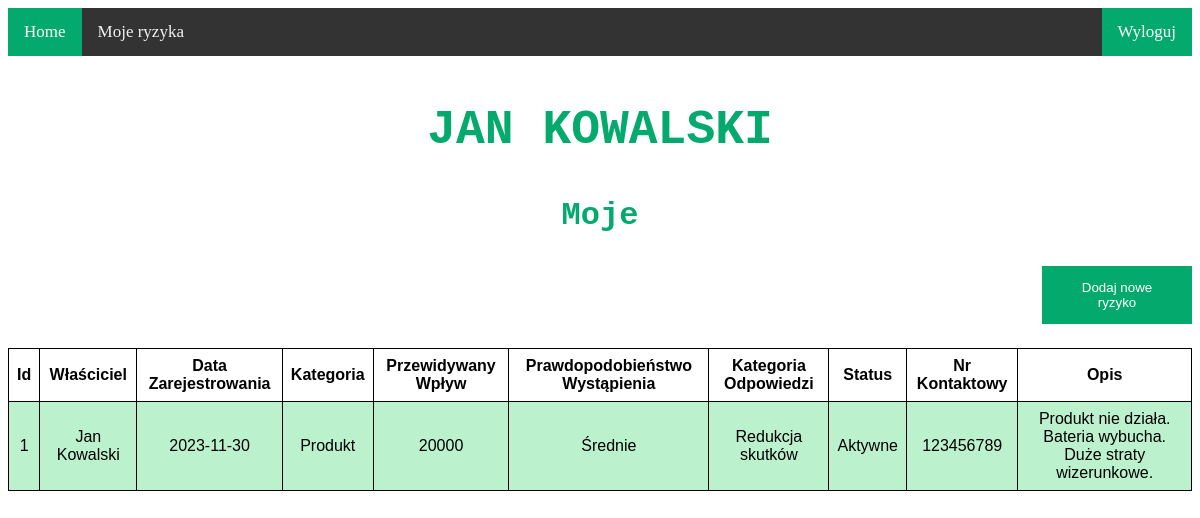
Page /moje (signed in) on the earlier database version.
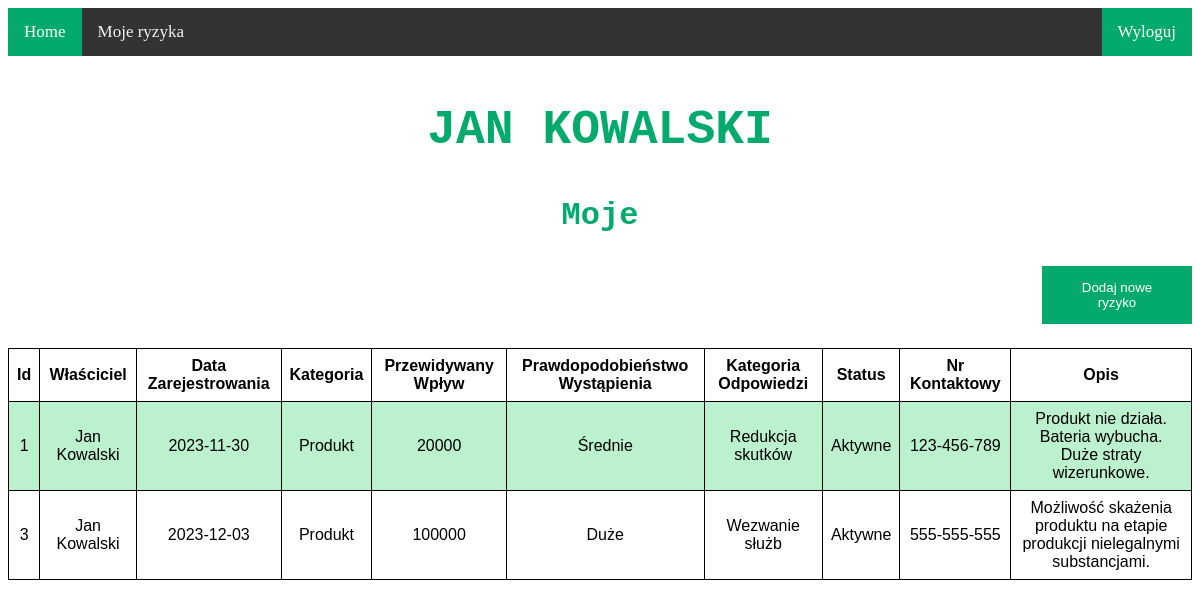
Same page on the later database version.
### tables this page shows
CREATE TABLE person (
    id INTEGER PRIMARY KEY AUTOINCREMENT,
    name TEXT NOT NULL,
    login TEXT NOT NULL,
    password TEXT NOT NULL
);

CREATE TABLE risk (
    id INTEGER PRIMARY KEY AUTOINCREMENT,
    owner_id INTEGER references person(id),
    created TIMESTAMP NOT NULL DEFAULT CURRENT_TIMESTAMP,
    category TEXT NOT NULL,
    impact INTEGER NOT NULL,
    proximity TEXT NOT NULL,
    response TEXT NOT NULL,
    status TEXT NOT NULL,
    contact TEXT NOT NULL,
    description TEXT NOT NULL
);

### app.py (the view)
@app.route('/moje')
def my_page():
    user = db.get_user(current_user.id)
    risks = db.get_risks_by_owner(user.name)
    return render_template('mine.html', titles=titles, risks=risks)

### app.py (called while the page is built)
@login_manager.user_loader
def loader_user(idn):
    return db.get_user(idn)

### db.py (called while the page is built)
def get_db_connection():
    conn = sqlite3.connect('database.db')
    conn.row_factory = sqlite3.Row
    return conn

def get_user(idn):
    conn = get_db_connection()
    user = conn.execute('SELECT * FROM PERSON WHERE id=' + str(idn)).fetchall()
    conn.close()
    user_wrap = User(user[0][0], user[0][1], user[0][2], user[0][3])
    return user_wrap

def get_risks_by_owner(name):
    conn = get_db_connection()
    risks = conn.execute(
        'SELECT risk.id, name, date(created), category, impact, proximity, response, status, contact, description '
        'FROM risk, person WHERE risk.owner_id = person.id AND name = "%s"' % name).fetchall()
    conn.close()
    return risks

### templates/mine.html (shortened to what this page needs)
{% extends "topnav.html" %}
{% block content %}
    {% if current_user.is_authenticated %}
        <h2>{{ current_user.name }}</h2>
        <h3>Moje</h3>
        <button class="add_risk" onclick="window.location.href='nowe';">
            Dodaj nowe ryzyko
        </button>
        <div class="scrollable">
            <table>
                <tr>
                    {% for title in titles %}
                        <th>{{ title }}</th>
                    {% endfor %}
                </tr>
                {% for risk in risks %}
                    <tr>
                        {% for content in risk %}
                            <td onclick="window.location='{{ risk[0] }}'">{{ content }}</td>
                        {% endfor %}
                    </tr>
                {% endfor %}
            </table>
        </div>
    {% else %}
        <h1>Nie jesteś zalogowany/a</h1>
    {% endif %}
{% endblock %}

### templates/topnav.html (shortened to what this page needs)
<!doctype html>
<html lang="en">
<head>
    <link rel="stylesheet" href="static/style.css">
</head>
<body>
<div class="topnav" id="myTopnav">
    <a class="active" href="/">Home</a>
    <a href="moje">Moje ryzyka</a>
    {% if current_user.is_authenticated %}
        <a class="account" href="logout">Wyloguj</a>
    {% else %}
        <a class="account" href="login">Zaloguj lub zarejestruj</a>
    {% endif %}
</div>
{% block content %}{% endblock %}
</body>
</html>

### static/style.css (style rules this page uses)
.topnav { background-color: #333; overflow: hidden; margin-bottom: 4%; }
.topnav a { float: left; color: #f2f2f2; text-align: center; padding: 14px 16px; text-decoration: none; font-size: 17px; }
.topnav a.active { background-color: #04AA6D; color: white; }
.topnav a.account { float: right; background-color: #04AA6D; color: white; }
.scrollable { width: 100%; overflow-x: auto; }
table { margin-left: auto; margin-right: auto; font-family: arial, sans-serif; border-collapse: collapse; width: 100%; }
td, th { border: 1px solid #000000; text-align: center; padding: 8px; overflow: hidden; text-overflow: ellipsis; }
tr:nth-child(even) { background-color: #bcf1ce; }
h2 { text-align: center; text-transform: uppercase; color: #04AA6D; font-family: "Monaco", "Lucida Console", monospace; font-size: xxx-large; }
h3 { text-align: center; color: #04AA6D; font-family: "Monaco", "Lucida Console", monospace; font-size: xx-large; }
button { background-color: #04AA6D; color: white; padding: 14px 20px; margin-left: auto; margin-right: auto; border: none; cursor: pointer; width: 40%; }
.add_risk { float: right; border: none; cursor: pointer; margin-bottom: 2%; width: 150px; }

Differences in the rows shown:
changed risk "Średnie": contact "123456789" → "123-456-789"
added risk: risk "3" "2023-12-03", category "Produkt", impact "100000", proximity "Duże", response "Wezwanie służb", status "Aktywne", contact "555-555-555", description "Możliwość skażenia produktu na etapie produkcji nielegalnymi substancjami.", person (name "Jan Kowalski")
